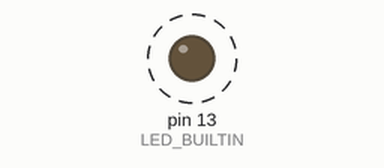
This sketch was run on a simulated Arduino Uno, built with avr-gcc and run on an emulated ATmega328P. On the bench: output pins drawn as LEDs (lit = HIGH). Dashed ring = blinking. EEPROM starts erased; what the sketch prints to the serial monitor is not drawn.

Above: at 0.05 s.
Timing chart, 0 to 3.0 s (numbered marks = the images above):
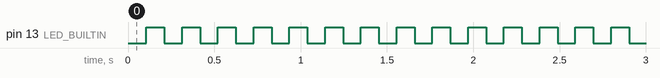

Measured:
- by itself, pin 13 (LED_BUILTIN): alternates HIGH for 0.10 s and LOW for 0.10 s

The sketch:

sketch_dec04a.ino
```cpp
#include <EEPROM.h>

// the setup function runs once when you press reset or power the board
void setup() {
  // initialize digital pin LED_BUILTIN as an output.
  pinMode(LED_BUILTIN, OUTPUT);
  // EEPROM.write(0,0);
  Serial.begin(9600);
}

int contador = 0;

// the loop function runs over and over again forever
void loop() {
  contador++;
  EEPROM.write(0,EEPROM.read(0)+1);


  digitalWrite(LED_BUILTIN, EEPROM.read(0) & 1);


  Serial.println(EEPROM.read(0));
  // if (EE
  // digitalWrite(LED_BUILTIN, HIGH);   // turn the LED on (HIGH is the voltage level)
  // delay(1000);                       // wait for a second
  // digitalWrite(LED_BUILTIN, LOW);    // turn the LED off by making the voltage LOW
  delay(100);                       // wait for a second
}
```
